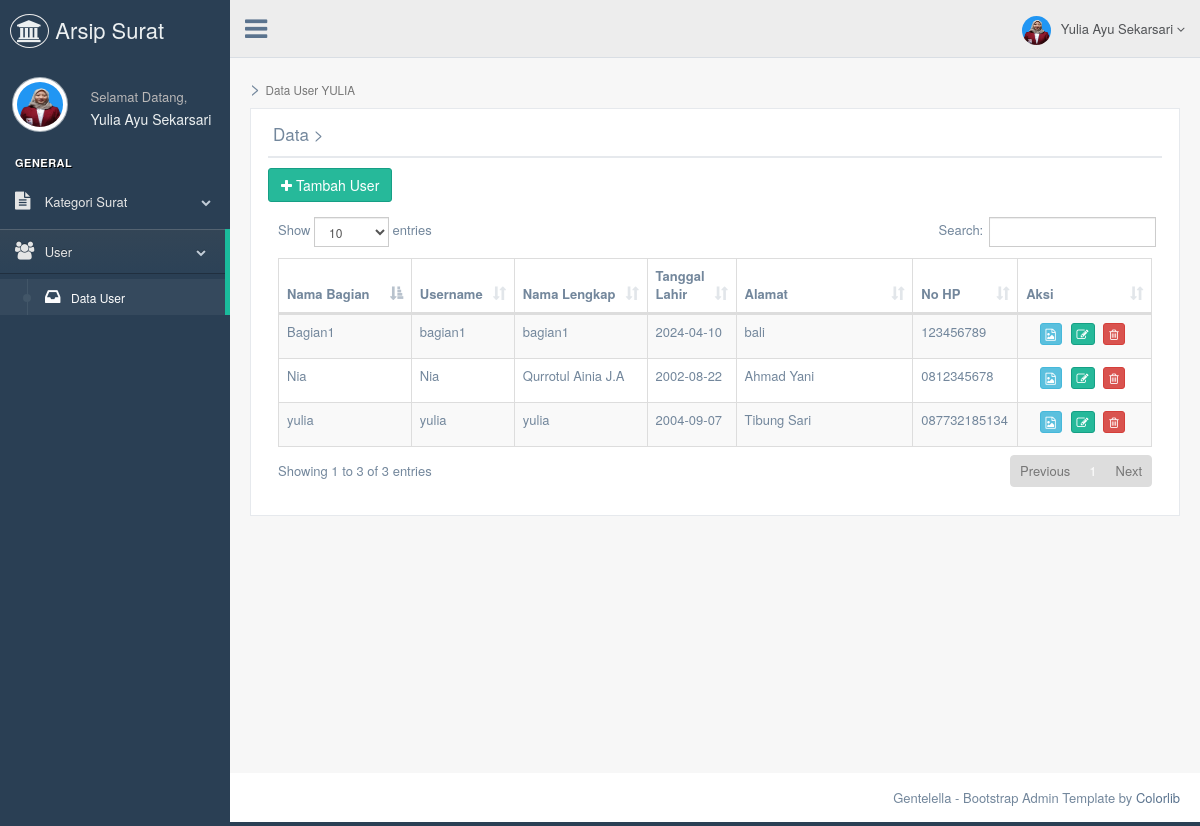
Page /admin/databagian.php (signed in) on the committed database.
### tables this page shows
CREATE TABLE `tb_bagian` (
  `id_bagian` int(11) NOT NULL,
  `nama_bagian` varchar(120) NOT NULL,
  `username_admin_bagian` varchar(50) NOT NULL,
  `password_bagian` varchar(50) NOT NULL,
  `nama_lengkap` varchar(70) NOT NULL,
  `tanggal_lahir_bagian` date NOT NULL,
  `alamat` text NOT NULL,
  `no_hp_bagian` varchar(12) NOT NULL,
  `gambar` varchar(255) NOT NULL
);

### admin/databagian.php (the view, shortened to what this page needs)
<!DOCTYPE html>
<html lang="en">
  <head>
    <link href="../assets/vendors/bootstrap/dist/css/bootstrap.min.css" rel="stylesheet">
    <link href="../assets/vendors/font-awesome/css/font-awesome.min.css" rel="stylesheet">
    <link href="../assets/vendors/nprogress/nprogress.css" rel="stylesheet">
    <link href="../assets/vendors/iCheck/skins/flat/green.css" rel="stylesheet">
    <link href="../assets/vendors/datatables.net-bs/css/dataTables.bootstrap.min.css" rel="stylesheet">
    <link href="../assets/vendors/datatables.net-buttons-bs/css/buttons.bootstrap.min.css" rel="stylesheet">
    <link href="../assets/vendors/datatables.net-fixedheader-bs/css/fixedHeader.bootstrap.min.css" rel="stylesheet">
    <link href="../assets/vendors/datatables.net-responsive-bs/css/responsive.bootstrap.min.css" rel="stylesheet">
    <link href="../assets/vendors/datatables.net-scroller-bs/css/scroller.bootstrap.min.css" rel="stylesheet">
    <link href="../assets/build/css/custom.min.css" rel="stylesheet">
  </head>
  <body class="nav-md">
    <div class="container body">
      <div class="main_container">
        <?php
        include("sidebarmenu.php");
        ?>
        <?php
        include("header.php");
        ?>
        <div class="right_col" role="main">
          <div class="">
            <div class="page-title">
              <div class="title_right">
                <h2> > <small>Data User YULIA</small></h2>
              </div>
            </div>
            <div class="clearfix"></div>
            <div class="row">
              <div class="col-md-12 col-sm-12 col-xs-12">
                <div class="x_panel">
                  <div class="x_title">
                    <h2>Data ><small> User</small></h2>
                    <div class="clearfix"></div>
                  </div>
                  <a href="inputbagian.php"><button type="button" class="btn btn-success"><i class="fa fa-plus"></i> Tambah User</button></a>
                  <div class="x_content">
                  <div class="x_content">
                             <?php
                              include '../koneksi/koneksi.php';
                              $sql1  		= "SELECT * FROM tb_bagian order by id_bagian asc";
                              $query1  	= mysqli_query($db, $sql1);
                              $total		= mysqli_num_rows($query1);
                              if ($total == 0) {
                                echo"<center><h2>Belum Ada Data User</h2></center>";
                              }
                              else{?>
                    <table id="datatable" class="table table-striped table-bordered">
                      <thead>
                        <tr>
                          <th width="15%">Nama Bagian</th>
                          <th width="10%">Username </th>
                          <th width="15%">Nama Lengkap</th>
                          <th width="10%">Tanggal Lahir</th>
                          <th width="20%">Alamat</th>
                          <th width="10%">No HP</th>
                          <th width="15%">Aksi</th>
                        </tr>
                      </thead>
                      <tbody>
                            <?php
                            while($data = mysqli_fetch_array($query1)){
                              echo'<tr>
                              <td>	'. $data['nama_bagian'].'		</td>
                              <td>	'. $data['username_admin_bagian'].'	</td>
                              <td>	'. $data['nama_lengkap'].'  		</td>
                              <td>	'. $data['tanggal_lahir_bagian'].'  	</td>
                              <td>	'. $data['alamat'].'		</td>
                              <td>  '. $data['no_hp_bagian'].'  </td>
                              <td style="text-align:center;">
                              <a href=detail-bagian.php?id_bagian='.$data['id_bagian'].'><button type="button" title="Detail" class="btn btn-info btn-xs"><i class="fa fa-file-image-o"></i></button></a>
                              <a href=editbagian.php?id_bagian='.$data['id_bagian'].'><button type="button" title="Edit" class="btn btn-success btn-xs"><i class="fa  fa-edit"></i></button></a>
                              <a onclick="return konfirmasi()" href="proses/proses_hapusbagian.php?id_bagian='.$data['id_bagian'].'"><button type="button" title="Hapus" class="btn btn-danger btn-xs"><i class="fa fa-trash-o"></i></button></a></td>
                              </tr>';
                            }
                            ?>
                      </tbody>
                    </table>
                  <?php } ?>
                  </div>
                  </div>
                </div>
              </div>
            </div>
          </div>
        </div>
        <footer>
          <div class="pull-right">
            Gentelella - Bootstrap Admin Template by <a href="https://colorlib.com">Colorlib</a>
          </div>
          <div class="clearfix"></div>
        </footer>
      </div>
    </div>
  </body>
</html>

### admin/sidebarmenu.php (shortened to what this page needs)
<?php
	 include '../koneksi/koneksi.php';
			$sql  		= "SELECT * FROM tb_admin where id_admin='".$_SESSION['id']."'";
			$query  	= mysqli_query($db, $sql);
			$data 		= mysqli_fetch_array($query);
?>
        <div class="col-md-3 left_col">
          <div class="left_col scroll-view">
            <div class="navbar nav_title" style="border: 0;">
              <a href="index.php" class="site_title"><i class="fa fa-institution"></i> <span> Arsip Surat</span></a>
            </div>
            <div class="profile clearfix">
              <div class="profile_pic">
                <img src="images/<?php echo $data['gambar']; ?>" height="55" width="55" alt="" class="img-circle profile_img">
              </div>
              <div class="profile_info">
                <span>Selamat Datang,</span>
                <h2><?php echo $_SESSION['nama'];?></h2>
              </div>
            </div>
            <br />
            <div id="sidebar-menu" class="main_menu_side hidden-print main_menu">
              <div class="menu_section">
                <h3>General</h3>
                <ul class="nav side-menu">
                  <li><a><i class="fa fa-file-text"></i> Kategori Surat <span class="fa fa-chevron-down"></span></a>
                  </li>
                  <li><a><i class="fa fa-users"></i> User <span class="fa fa-chevron-down"></span></a>
                    <ul class="nav child_menu">
                      <li><a href="databagian.php"><i class="fa  fa-inbox"></i>Data User</a></li>
                    </ul>
                  </li>
                </ul>
              </div>
            </div>
          </div>
        </div>

### admin/header.php (shortened to what this page needs)
<?php
include '../koneksi/koneksi.php';
$sql  		= "SELECT * FROM tb_admin where id_admin='".$_SESSION['id']."'";
$query  	= mysqli_query($db, $sql);
$data 		= mysqli_fetch_array($query);
?>
        <div class="top_nav">
          <div class="nav_menu">
            <nav>
              <div class="nav toggle">
                <a id="menu_toggle"><i class="fa fa-bars"></i></a>
              </div>
              <ul class="nav navbar-nav navbar-right">
                <li class="">
                  <a href="javascript:;" class="user-profile dropdown-toggle" data-toggle="dropdown" aria-expanded="false">
                    <img src="images/<?php echo $data['gambar']; ?>" alt=""><?php echo $_SESSION['nama'];?>
                    <span class=" fa fa-angle-down"></span>
                  </a>
                </li>
              </ul>
            </nav>
          </div>
        </div>

### rows in the picture
tb_bagian: nama_bagian "yulia", username_admin_bagian "yulia", nama_lengkap "yulia", tanggal_lahir_bagian "2004-09-07", alamat "Tibung Sari", no_hp_bagian "087732185134"
tb_bagian: nama_bagian "Nia", username_admin_bagian "Nia", nama_lengkap "Qurrotul Ainia J.A", tanggal_lahir_bagian "2002-08-22", alamat "Ahmad Yani", no_hp_bagian "0812345678"
tb_bagian: nama_bagian "Bagian1", username_admin_bagian "bagian1", nama_lengkap "bagian1", tanggal_lahir_bagian "2024-04-10", alamat "bali", no_hp_bagian "123456789"

### other values in the picture
$_SESSION['nama'] "Yulia Ayu Sekarsari"
